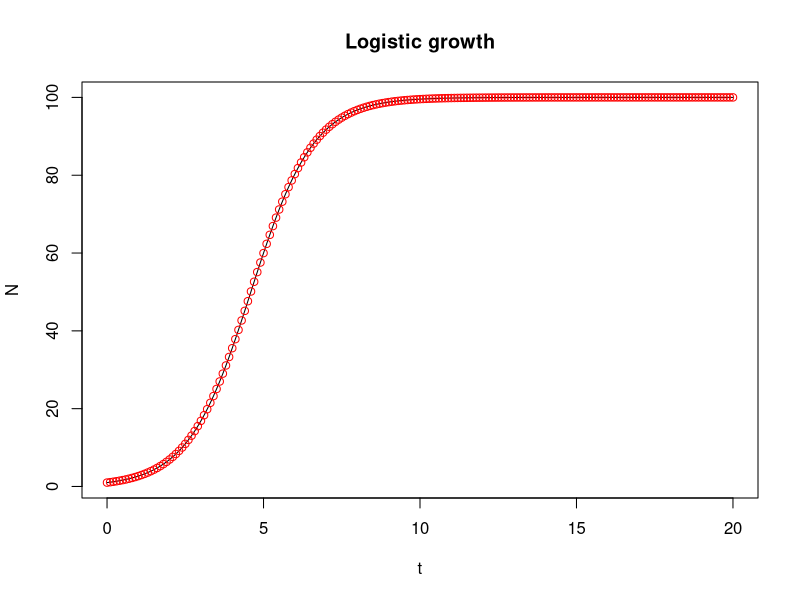
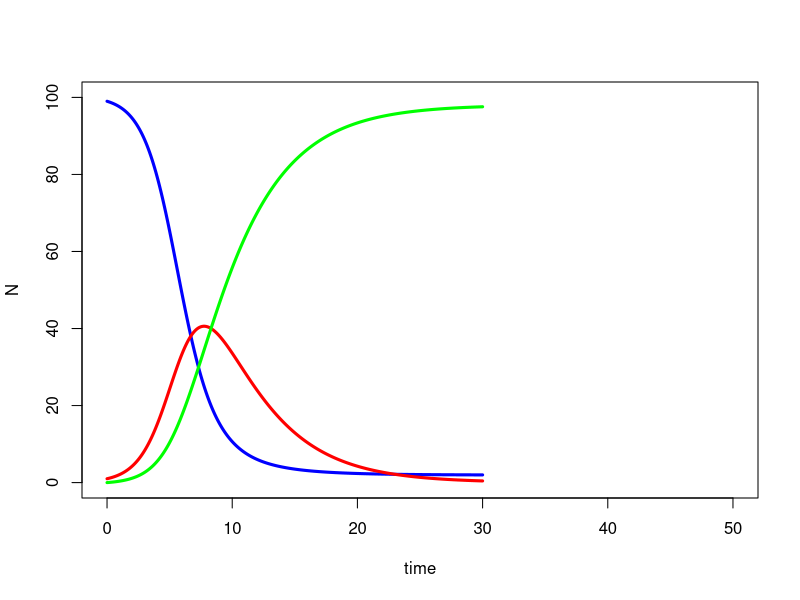

Write R code to recreate these figures, in order. (Note: this script raises an error after producing the figures.)

library(deSolve)

#define logistic growth model
logistic.dyn <- function(t,N,par){
# Rename the parameters
  r <- par[1]
  K <- par[2]
  # Calculate the derivative
  dN <- r*N*(1-N/K)
  # Last instruction: return a list
  return(list(dN))
}

#define parameter r and K
logistic.par <- c(1,100)
#define time step
logistic.t <- seq(0,20,0.1)
#define N0
logistic.init <- 1

#solve de
logistic.sol <- lsoda(logistic.init,logistic.t,logistic.dyn,logistic.par)

plot(logistic.sol[,1],logistic.sol[,2],type='l',main='Logistic growth', xlab='t',ylab='N')

#manually plot without using library
points(logistic.t,1/(0.01+0.99*exp(-logistic.t)),col='red')


# SIR Epidemic model

SIR.dyn <- function(t,var,par) { 
  # Rename the variables and parameters
  
  S <- var[1]
  I <- var[2]
  R <- var[3]
  N <- S+I+R
  beta <- par[1]
  gamma <- par[2]
  # Derivatives
  dS <- -beta*S*I/N
  dI <- beta*S*I/N - gamma*I
  dR <- gamma*I
  # Return the 3 values
  list(c(dS,dI,dR))
}

#define variable and parameter
beta <- 1
gamma <- 0.25
SIR.par <- c(beta,gamma)
SIR.init <- c(99,1,0)
SIR.t <- seq(0,30,by=0.1)
#solve
SIR.sol <- lsoda(SIR.init,SIR.t,SIR.dyn,SIR.par)
#extract reesult
TIME <- SIR.sol[,1]
S <- SIR.sol[,2]
I <- SIR.sol[,3]
R <- SIR.sol[,4]
N <- S + I + R

plot(0, 0, type='n', xlim=c(0,50),ylim=c(0,100), xlab='time', ylab='N')
points(TIME,S,type='l',col='blue',lwd=3)
points(TIME,I,type='l',col='red',lwd=3)
points(TIME,R,type='l',col='green',lwd=3)
legend(locator(1),legend=c("S","I","R"),col=c('blue','red','green'),lty=rep(1,3))


#Excerise

#define parameter
#define variable and parameter
# R0 = 2, gamma = 1/28 ~ 0.03571429, beta = 1/14 ~ 0.07142857
beta <- 0.07142857
gamma <- 0.03571429
SIR.par <- c(beta,gamma)
SIR.init <- c(99,1,0)
SIR.t <- seq(0,250,by=0.1)

#solve
SIR.sol <- lsoda(SIR.init,SIR.t,SIR.dyn,SIR.par)
#extract reesult
TIME <- SIR.sol[,1]
S <- SIR.sol[,2]
I <- SIR.sol[,3]
R <- SIR.sol[,4]
N <- S + I + R

plot(0, 0, type='n', xlim=c(0,250),ylim=c(0,100), xlab='time', ylab='N')
points(TIME,S,type='l',col='blue',lwd=3)
points(TIME,I,type='l',col='red',lwd=3)
points(TIME,R,type='l',col='green',lwd=3)
legend(locator(1),legend=c("S","I","R"),col=c('blue','red','green'),lty=rep(1,3))
